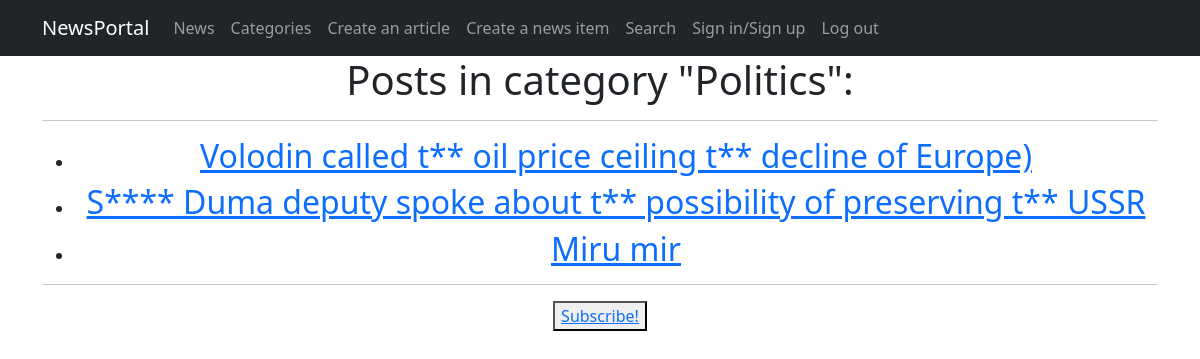
The page /news_portal/categories/1 on the database its author committed.
### news_portal/models.py (models this page shows, shortened)
class Category(models.Model):
    cat_name = models.CharField(max_length=100, unique=True)
    subscribers = models.ManyToManyField(User, max_length=50, blank=True)
    def __str__(self):
        return f'{self.cat_name}'

class Post(models.Model):
    post_type = models.CharField(max_length=2, choices=POST_TYPE, default=article)
    post_pub_date = models.DateTimeField(auto_now_add=True)
    post_header = models.CharField(max_length=255, null=False)
    post_text = models.TextField(null=False)
    post_rating = models.SmallIntegerField(default=0)
    post_auth = models.ForeignKey(Author, on_delete=models.CASCADE)
    post_cat = models.ManyToManyField(Category, through='PostCategory')

### news_portal/views.py (the view)
# urls.py: path('categories/<int:id_category>', views.category, name='category'),
def category(request, id_category: int):
    category = get_object_or_404(Category, id=id_category)
    return render(request, 'category.html', {'category': category})

### news_portal/templatetags/custom_filters.py (called while the page is built)
@register.filter()
def censor(value):
    censored_words = ['state', 'The', 'State', 'the']
    cen_text = value.split()
    for i in censored_words:
        for words in cen_text:
            if i in words:
                psn_in_text = cen_text.index(words)
                cen_text.remove(words)
                cen_text.insert(psn_in_text, i[0] + '*' * (len(i)-1))
    return " ".join(cen_text)

### templates/category.html (shortened to what this page needs)
{% extends 'fpages/default.html' %}
{% load custom_filters %}!
{% block content %}
<h1> Posts in category "{{ category }}": </h1>
<hr>
<ul>
    {% for post in category.post_set.all %}
    <li><h2><a href="{{ post.get_url }}"> {{ post.post_header|censor }} </a></h2></li>
    {% endfor %}
</ul>
<hr>
    <p><button><a href="{% url 'add_subscriber' category.id %}"><u> Subscribe! </u></a></button></p>
{% endblock content %}

### rows shown on the page
Category: cat_name "Politics"
Post: post_header|censor "Volodin called t** oil price ceiling t** decline of Europe)"
Post: post_header|censor "S**** Duma deputy spoke about t** possibility of preserving t** USSR"
Post: post_header|censor "Miru mir"
